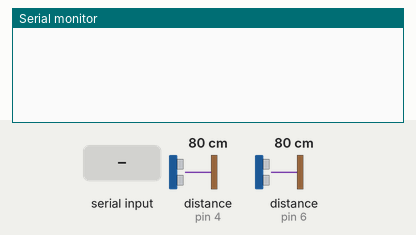
This sketch was run on a simulated Arduino Uno, built with avr-gcc and run on an emulated ATmega328P. On the bench: the last lines printed to the serial monitor. Wiring (inferred from the names in the program): 2 × ultrasonic range finder: trigger pin 5, echo pin 4 / trigger pin 7, echo pin 6. The inputs (shaded band) are chosen by the test bench; at power-on: distance to the obstacle (sensors on pin 4, pin 6) 80 cm. The echo pulse lasts 58.3 µs per cm.

Above: at 1.2 s.
1.3 s: "90,45E" received over Serial
At 2.4 s:
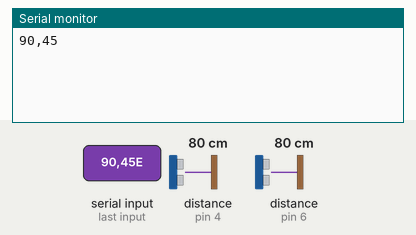
2.8 s: "0E" received over Serial
At 3.4 s:
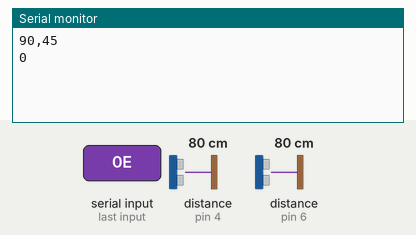
4.3 s: "M90E" received over Serial
At 5.1 s:
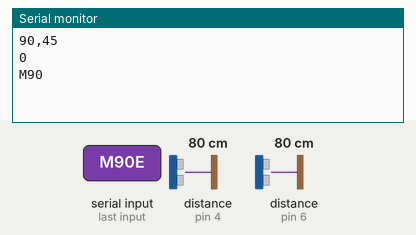
5.8 s: "M,45E" received over Serial
At 6.2 s:
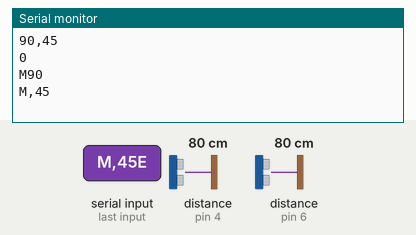
7.3 s: "A90E" received over Serial
At 8.4 s:
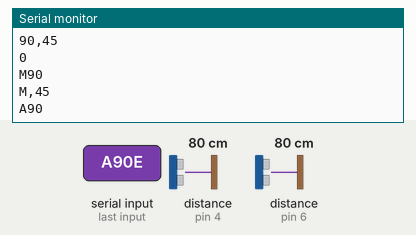
8.8 s: "A,45E" received over Serial
At 9.2 s:
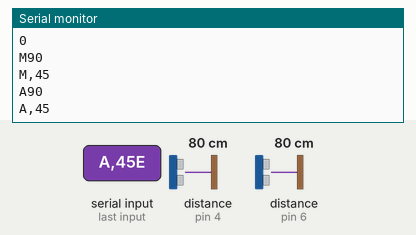

Measured:
- after the input at 1.3 s, the serial monitor: prints a new line at once (image 1)
- after the input at 2.8 s, the serial monitor: prints a new line at once (image 2)
- after the input at 4.3 s, the serial monitor: prints a new line at once (image 3)
- after the input at 5.8 s, the serial monitor: prints a new line at once (image 4)
- after the input at 7.3 s, the serial monitor: prints a new line at once (image 5)
- after the input at 8.8 s, the serial monitor: prints a new line at once (image 6)

The sketch:

TestStandControllerV5.ino
```cpp
//Test Stand Controller V5
//By: Eric Weissman and Kalob Askey
//Date: 05/31/2023

#include "Motor.h"

//Lable Pins
//  actuators
#define r1_A 31
#define r1_B 30

#define r2_A 32
#define r2_B 33

#define l1_A 40
#define l1_B 42

#define l2_A 50
#define l2_B 52

//  wire feeder
#define wf_A 43
#define wf_B 45

//  distance sensors
#define trigPin_L 5
#define trigPin_R 7

#define echoPin_L 4
#define echoPin_R 6

//duration for signal to return from ultrasonic sensor
long duration;

//distance from sensors to z platform
float distance_L;
float distance_R;

//Sensor reading offset (distance between actuator's zero and actual zero
float offset = 10.8;

//Wire feeder feed rate (0 to 255)
int feedRate = 255;

//allowable error in the positioning of the actuator
float positionTolerance = .2;

//arbitrarily defining the target location for the actuators
float targetPosition = 5;

//The number of sensor reading to keep which will be used for a moving average
const int numValues = 10;

//array of previous sensor values used for moving average
float readings_R[numValues];
float readings_L[numValues];

//sums of readings
float total_R = 0;
float total_L = 0;

//index of current reading
int readIndx = 0;

// variables stores serial data
int incomingByte;
String input;

//bool for slecting between manual and auto control. True = manual control
bool ManualControl = true;

//Actuator selection for manual control. 0=both, 1= Left, 2= right
int ActuatorSelection = 0;

//Create Motor objects
Motor R1(r1_A, r1_B);
Motor R2(r2_A, r2_B);
Motor L1(l1_A, l1_B);
Motor L2(l2_A, l2_B);

Motor WF(wf_A, wf_B);


void setup() {
  Serial.begin(9600);

  //pinmodes for sensor pins
  pinMode(trigPin_L, OUTPUT);  // Sets the trigPin as an Output
  pinMode(echoPin_L, INPUT);   // Sets the echoPin as an Input
  pinMode(trigPin_R, OUTPUT);  // Sets the trigPin as an Output
  pinMode(echoPin_R, INPUT);   // Sets the echoPin as an Input

  //set reading arrays to all zeros
  for (int i = 0; i < numValues; i++) {
    readings_R[i] = 0;
    readings_L[i] = 0;
  }
}


void loop() {

  //Get distance reading from sensors
  distance_L = getUltrasonicSensorDistance(echoPin_L, trigPin_L) - offset;
  distance_R = getUltrasonicSensorDistance(echoPin_R, trigPin_R) - offset;

  //          Computing the rolling avg------------------------------------------------------------------------------------------------------

  //subtract the last value in the loop
  total_R = total_R - readings_R[readIndx];
  total_L = total_L - readings_L[readIndx];

  //Replace last value with new value from sensor
  readings_R[readIndx] = distance_R;
  readings_L[readIndx] = distance_L;

  //add new value to the total
  total_R = total_R + readings_R[readIndx];
  total_L = total_L + readings_L[readIndx];

  //advance the index reading
  readIndx++;

  //check to see if readIndx is greater than the number of values. if so, wrap indx back to 03
  if (readIndx >= numValues) {
    readIndx = 0;
  }

  //compute average of readings
  float avgDist_R = total_R / numValues;
  float avgDist_L = total_L / numValues;

 /* Serial.print("Left Distance reading:");
  Serial.print(distance_R);

  Serial.print("     Avg:");
  Serial.println(avgDist_R);
*/
  //delay for code stability
  delay(10);
  //run wire feeder forward at specified feed rate--------------------------------------------------------------------------------------
  WF.run(0, feedRate);

  // read GUI and follow Commands------------------------------------------------------------------------------------------------------------
  if (Serial.available()) {

    input = Serial.readStringUntil('E');
    Serial.println(input);
    //Update manual or automatic control selection
    if (input.charAt(0) == 'M') {
      ManualControl = true;
      R1.run(0, 0);
      R2.run(0, 0);
      L1.run(0, 0);
      L2.run(0, 0);
    } else if (input.charAt(0) == 'A') {
      ManualControl = false;
    }

    //manual control------------------------
    if (ManualControl) {

      if (input.charAt(0) == 'B') {
        ActuatorSelection = 0;

      } else if (input.charAt(0) == 'L') {
        ActuatorSelection = 1;

      } else if (input.charAt(0) == 'R') {
        ActuatorSelection = 2;

      } else if (input.charAt(0) == 'U') {

        switch (ActuatorSelection) {
          case 0:
            R1.run(0, 255);
            R2.run(0, 255);
            L1.run(0, 255);
            L2.run(0, 255);
            break;
          case 1:
            L1.run(0, 255);
            L2.run(0, 255);
            break;
          case 2:
            R1.run(0, 255);
            R2.run(0, 255);
            break;
          default:
            break;
        }
        delay(500);
        R1.run(0, 0);
        R2.run(0, 0);
        L1.run(0, 0);
        L2.run(0, 0);

      } else if (input.charAt(0) == 'D') {

        switch (ActuatorSelection) {
          case 0:
            R1.run(1, 255);
            R2.run(1, 255);
            L1.run(1, 255);
            L2.run(1, 255);
            break;
          case 1:
            L1.run(1, 255);
            L2.run(1, 255);
            break;
          case 2:
            R1.run(1, 255);
            R2.run(1, 255);
            break;
          default:
            break;
        }
        delay(500);
        R1.run(0, 0);
        R2.run(0, 0);
        L1.run(0, 0);
        L2.run(0, 0);
      }
    }
    // Automated Controls--------------------------------------------------------------------------------------------------
    if (!ManualControl && input.length() > 1) {
      if (input.charAt(0) == 'V') {
        targetPosition = input.substring(1, input.length()).toInt();
        Serial.println(targetPosition);
      }
    }
    Serial.end();
    Serial.begin(9600);
  }


  //If on automated controls run actuators until they are at the targeted location
  if (!ManualControl) {
    R1.runUntil(avgDist_R, targetPosition, positionTolerance);
    R2.runUntil(avgDist_R, targetPosition, positionTolerance);
    L1.runUntil(avgDist_L, targetPosition, positionTolerance);
    L2.runUntil(avgDist_L, targetPosition, positionTolerance);
  }
}

//This Function takes an echoPin and a trigPin and returns the Distance from an ultrasonic sensor in cm
float getUltrasonicSensorDistance(int echoPin, int trigPin) {
  // Clears the trigPin
  digitalWrite(trigPin, LOW);
  delayMicroseconds(2);
  // Sets the trigPin on HIGH state for 10 micro seconds
  digitalWrite(trigPin, HIGH);
  delayMicroseconds(10);
  digitalWrite(trigPin, LOW);
  // Reads the echoPin, returns the sound wave travel time in microseconds
  duration = pulseIn(echoPin, HIGH);
  // Calculate and return the distance
  return (duration * 0.034 / 2);
  input = "";
}
```

Motor.cpp
```cpp
#include "Arduino.h"
#include "Motor.h"

Motor::Motor(int pin1, int pin2) {

  pinMode(pin1, OUTPUT);
  pinMode(pin2, OUTPUT);

  _pin1 = pin1;
  _pin2 = pin2;
}

void Motor::run(int direction, int speed) {

 // run the motor object in the directions (0= forward; 1= backwards)
  // at the specified speed (0 to 255)

  if (direction == 0)  //if direction is forward
  {
    digitalWrite(_pin1, speed);
    digitalWrite(_pin2, 0);
  } else if (direction == 1)  //if direction is backwards
  {
    digitalWrite(_pin2, speed);
    digitalWrite(_pin1, 0);
  } else {
    digitalWrite(_pin2, 0);
    digitalWrite(_pin1, 0);
    Serial.println("Invalid direction called in 'run' function");
  }

}


void Motor::runUntil(float currentLocation, float targetLocation, float positionTolerance) {
 if(currentLocation-positionTolerance >= targetLocation) //move up
  {
    digitalWrite(_pin2, HIGH);
    digitalWrite(_pin1, LOW);
  }else if(currentLocation+positionTolerance <= targetLocation){//move down
    digitalWrite(_pin1, HIGH);
    digitalWrite(_pin2, LOW);
  }else{ //stop
    digitalWrite(_pin1, LOW);
    digitalWrite(_pin2, LOW);
  }
}
```

Motor.h
```cpp
#ifndef Motor_h
#define Motor_h

#include <Arduino.h>


class Motor {

public:
  Motor(int pin1, int pin2);

  void run(int direction, int speed);

  void runUntil(float currentLocation, float targetLocation, float positionTolerance);


private:
  int _pin1;
  int _pin2;
};

#endif
```
